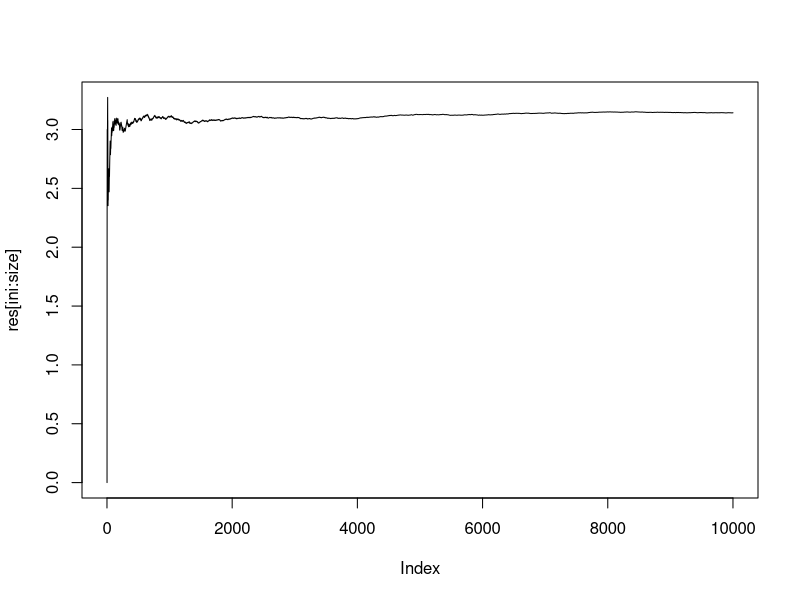

Write the R code that produced this figure.
## ---- chunk 1
knitr::opts_chunk$set(echo = TRUE)
## ---- chunk 2
simulation <- function(long){
  c = rep(0,long)
  numberIn = 0
  for(i in 1:long){
    x = runif(2,-1,1)
    if(sqrt(x[1]*x[1] + x[2]*x[2]) <= 1){
      numberIn = numberIn + 1
    }
    prop = numberIn / i
    piHat = prop *4
    c[i] = piHat
  }
  return(c)
}
## ---- chunk 3
size = 10000
res = simulation(size)
ini = 1
plot(res[ini:size], type = 'l')
## ---- chunk 4
res[9000]
